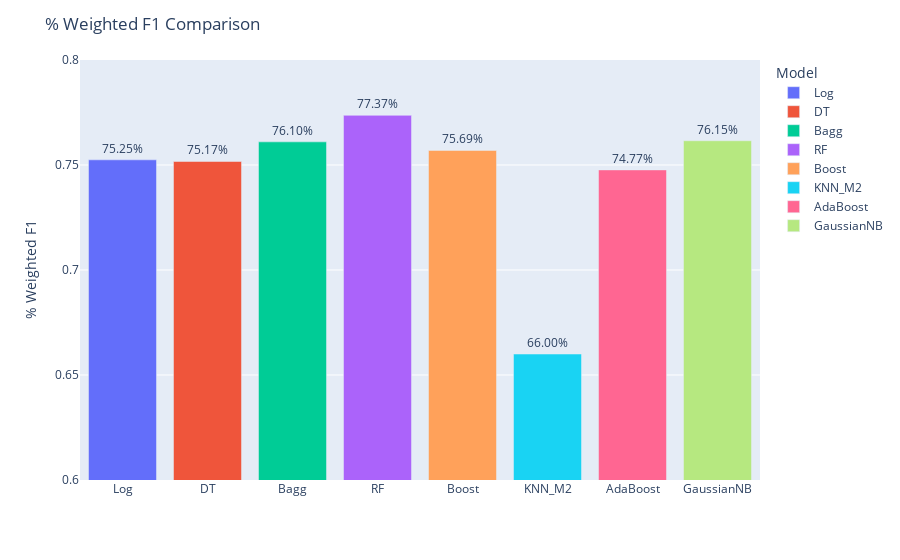

Here is the notebook cell this chart was saved with:
### Code cell
categ = ['Log','DT', 'Bagg', 'RF','Boost', 'KNN_M2', 'AdaBoost','GaussianNB']
values = [f1_Log_PCA,f1_TreeGrid, f1_BaggGrid, f1_RFGrid, f1_BoostGrid,f1_KNN_M2,f1_AdaGrid,f1_GNBGrid]
#colors = ['blue', 'darkblue', 'pink', 'red', 'yellow', 'orange', 'lightgreen', 'darkgreen', 'green','purple','cyan', 'magenta'] 

df_f1 = pd.DataFrame({'Model': categ, 'F1 weighted': values})

fig = px.bar(df_f1, x='Model', y='F1 weighted', color='Model', range_y=[0.6, 0.8], text='F1 weighted')
fig.update_traces(texttemplate='%{text:.2%}', textposition='outside')
fig.update_layout(
    xaxis_title='',
    yaxis_title='% Weighted F1',
    title='% Weighted F1 Comparison'
)
fig.show()

### Figure 1 — Plotly figure (JSON) as saved in the notebook; plotly's stock layout.template omitted (floating-point values rounded to 4 significant figures)
{"data": [{"alignmentgroup": "True", "hovertemplate": "Model=%{x}<br>F1 weighted=%{text}<extra></extra>", "legendgroup": "Log", "marker": {"color": "#636efa", "pattern": {"shape": ""}}, "name": "Log", "offsetgroup": "Log", "orientation": "v", "showlegend": true, "text": [0.7525], "textposition": "outside", "texttemplate": "%{text:.2%}", "type": "bar", "x": ["Log"], "xaxis": "x", "y": [0.7525], "yaxis": "y"}, {"alignmentgroup": "True", "hovertemplate": "Model=%{x}<br>F1 weighted=%{text}<extra></extra>", "legendgroup": "DT", "marker": {"color": "#EF553B", "pattern": {"shape": ""}}, "name": "DT", "offsetgroup": "DT", "orientation": "v", "showlegend": true, "text": [0.7517], "textposition": "outside", "texttemplate": "%{text:.2%}", "type": "bar", "x": ["DT"], "xaxis": "x", "y": [0.7517], "yaxis": "y"}, {"alignmentgroup": "True", "hovertemplate": "Model=%{x}<br>F1 weighted=%{text}<extra></extra>", "legendgroup": "Bagg", "marker": {"color": "#00cc96", "pattern": {"shape": ""}}, "name": "Bagg", "offsetgroup": "Bagg", "orientation": "v", "showlegend": true, "text": [0.761], "textposition": "outside", "texttemplate": "%{text:.2%}", "type": "bar", "x": ["Bagg"], "xaxis": "x", "y": [0.761], "yaxis": "y"}, {"alignmentgroup": "True", "hovertemplate": "Model=%{x}<br>F1 weighted=%{text}<extra></extra>", "legendgroup": "RF", "marker": {"color": "#ab63fa", "pattern": {"shape": ""}}, "name": "RF", "offsetgroup": "RF", "orientation": "v", "showlegend": true, "text": [0.7737], "textposition": "outside", "texttemplate": "%{text:.2%}", "type": "bar", "x": ["RF"], "xaxis": "x", "y": [0.7737], "yaxis": "y"}, {"alignmentgroup": "True", "hovertemplate": "Model=%{x}<br>F1 weighted=%{text}<extra></extra>", "legendgroup": "Boost", "marker": {"color": "#FFA15A", "pattern": {"shape": ""}}, "name": "Boost", "offsetgroup": "Boost", "orientation": "v", "showlegend": true, "text": [0.7569], "textposition": "outside", "texttemplate": "%{text:.2%}", "type": "bar", "x": ["Boost"], "xaxis": "x", "y": [0.7569], "yaxis": "y"}, {"alignmentgroup": "True", "hovertemplate": "Model=%{x}<br>F1 weighted=%{text}<extra></extra>", "legendgroup": "KNN_M2", "marker": {"color": "#19d3f3", "pattern": {"shape": ""}}, "name": "KNN_M2", "offsetgroup": "KNN_M2", "orientation": "v", "showlegend": true, "text": [0.66], "textposition": "outside", "texttemplate": "%{text:.2%}", "type": "bar", "x": ["KNN_M2"], "xaxis": "x", "y": [0.66], "yaxis": "y"}, {"alignmentgroup": "True", "hovertemplate": "Model=%{x}<br>F1 weighted=%{text}<extra></extra>", "legendgroup": "AdaBoost", "marker": {"color": "#FF6692", "pattern": {"shape": ""}}, "name": "AdaBoost", "offsetgroup": "AdaBoost", "orientation": "v", "showlegend": true, "text": [0.7477], "textposition": "outside", "texttemplate": "%{text:.2%}", "type": "bar", "x": ["AdaBoost"], "xaxis": "x", "y": [0.7477], "yaxis": "y"}, {"alignmentgroup": "True", "hovertemplate": "Model=%{x}<br>F1 weighted=%{text}<extra></extra>", "legendgroup": "GaussianNB", "marker": {"color": "#B6E880", "pattern": {"shape": ""}}, "name": "GaussianNB", "offsetgroup": "GaussianNB", "orientation": "v", "showlegend": true, "text": [0.7615], "textposition": "outside", "texttemplate": "%{text:.2%}", "type": "bar", "x": ["GaussianNB"], "xaxis": "x", "y": [0.7615], "yaxis": "y"}], "layout": {"barmode": "relative", "legend": {"title": {"text": "Model"}, "tracegroupgap": 0}, "margin": {"t": 60}, "title": {"text": "% Weighted F1 Comparison"}, "xaxis": {"anchor": "y", "categoryarray": ["Log", "DT", "Bagg", "RF", "Boost", "KNN_M2", "AdaBoost", "GaussianNB"], "categoryorder": "array", "domain": [0, 1], "title": {"text": ""}}, "yaxis": {"anchor": "x", "domain": [0, 1], "range": [0.6, 0.8], "title": {"text": "% Weighted F1"}}}}
